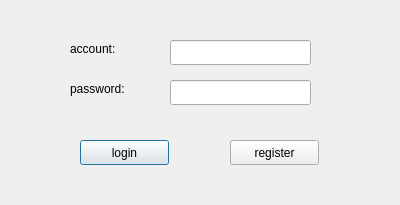
<?xml version="1.0" encoding="UTF-8"?>
<ui version="4.0">
 <class>Login</class>
 <widget class="QDialog" name="Login">
  <property name="geometry">
   <rect>
    <x>0</x>
    <y>0</y>
    <width>400</width>
    <height>205</height>
   </rect>
  </property>
  <property name="windowTitle">
   <string>Login</string>
  </property>
  <widget class="QLabel" name="label_account">
   <property name="geometry">
    <rect>
     <x>70</x>
     <y>40</y>
     <width>67</width>
     <height>17</height>
    </rect>
   </property>
   <property name="text">
    <string>account:</string>
   </property>
  </widget>
  <widget class="QLabel" name="label_pwd">
   <property name="geometry">
    <rect>
     <x>70</x>
     <y>80</y>
     <width>81</width>
     <height>17</height>
    </rect>
   </property>
   <property name="text">
    <string>password:</string>
   </property>
  </widget>
  <widget class="QLineEdit" name="lineEdit_account">
   <property name="geometry">
    <rect>
     <x>170</x>
     <y>40</y>
     <width>141</width>
     <height>25</height>
    </rect>
   </property>
  </widget>
  <widget class="QLineEdit" name="lineEdit_pwd">
   <property name="geometry">
    <rect>
     <x>170</x>
     <y>80</y>
     <width>141</width>
     <height>25</height>
    </rect>
   </property>
  </widget>
  <widget class="QPushButton" name="btn_login">
   <property name="geometry">
    <rect>
     <x>80</x>
     <y>140</y>
     <width>89</width>
     <height>25</height>
    </rect>
   </property>
   <property name="text">
    <string>login</string>
   </property>
  </widget>
  <widget class="QPushButton" name="btn_register">
   <property name="geometry">
    <rect>
     <x>230</x>
     <y>140</y>
     <width>89</width>
     <height>25</height>
    </rect>
   </property>
   <property name="text">
    <string>register</string>
   </property>
  </widget>
 </widget>
 <resources/>
 <connections/>
</ui>
